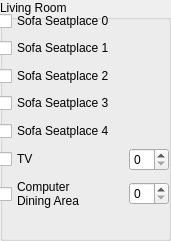
   <widget class="QGroupBox" name="groupBox_2">
    <property name="geometry">
     <rect>
      <x>18</x>
      <y>270</y>
      <width>171</width>
      <height>241</height>
     </rect>
    </property>
    <property name="title">
     <string>Living Room</string>
    </property>
    <widget class="QWidget" name="widget" native="true">
     <property name="geometry">
      <rect>
       <x>-2</x>
       <y>10</y>
       <width>171</width>
       <height>201</height>
      </rect>
     </property>
     <layout class="QVBoxLayout" name="verticalLayout">
      <item>
       <widget class="QWidgetMod" name="qWidgetMod">
        <property name="GroupId">
         <number>14</number>
        </property>
        <layout class="QHBoxLayout" name="horizontalLayout_3">
         <property name="spacing">
          <number>0</number>
         </property>
         <property name="margin">
          <number>0</number>
         </property>
         <item>
          <widget class="CheckBoxUI" name="checkBoxUI">
           <property name="text">
            <string>Sofa Seatplace 0</string>
           </property>
           <property name="SensorId">
            <number>15</number>
           </property>
           <property name="SensorType">
            <number>3</number>
           </property>
           <property name="SensorHighMessage">
            <string>occupied</string>
           </property>
           <property name="SensorLowMessage">
            <string>unoccupied</string>
           </property>
           <property name="testValue" stdset="0">
            <number>123</number>
           </property>
          </widget>
         </item>
        </layout>
       </widget>
      </item>
      <item>
       <widget class="QWidgetMod" name="qWidgetMod_2">
        <property name="GroupId">
         <number>14</number>
        </property>
        <layout class="QHBoxLayout" name="horizontalLayout_4">
         <property name="spacing">
          <number>0</number>
         </property>
         <property name="margin">
          <number>0</number>
         </property>
         <item>
          <widget class="CheckBoxUI" name="checkBoxUI_2">
           <property name="text">
            <string>Sofa Seatplace 1</string>
           </property>
           <property name="SensorId">
            <number>16</number>
           </property>
           <property name="SensorType">
            <number>3</number>
           </property>
           <property name="SensorHighMessage">
            <string>occupied</string>
           </property>
           <property name="SensorLowMessage">
            <string>unoccupied</string>
           </property>
           <property name="testValue" stdset="0">
            <number>123</number>
           </property>
          </widget>
         </item>
        </layout>
       </widget>
      </item>
      <item>
       <widget class="QWidgetMod" name="qWidgetMod_3">
        <property name="GroupId">
         <number>14</number>
        </property>
        <layout class="QHBoxLayout" name="horizontalLayout_5">
         <property name="spacing">
          <number>0</number>
         </property>
         <property name="margin">
          <number>0</number>
         </property>
         <item>
          <widget class="CheckBoxUI" name="checkBoxUI_3">
           <property name="text">
            <string>Sofa Seatplace 2</string>
           </property>
           <property name="SensorId">
            <number>17</number>
           </property>
           <property name="SensorType">
            <number>3</number>
           </property>
           <property name="SensorHighMessage">
            <string>occupied</string>
           </property>
           <property name="SensorLowMessage">
            <string>unoccupied</string>
           </property>
           <property name="testValue" stdset="0">
            <number>123</number>
           </property>
          </widget>
         </item>
        </layout>
       </widget>
      </item>
      <item>
       <widget class="QWidgetMod" name="qWidgetMod_4">
        <property name="GroupId">
         <number>14</number>
        </property>
        <layout class="QHBoxLayout" name="horizontalLayout_6">
         <property name="spacing">
          <number>0</number>
         </property>
         <property name="margin">
          <number>0</number>
         </property>
         <item>
          <widget class="CheckBoxUI" name="checkBoxUI_4">
           <property name="text">
            <string>Sofa Seatplace 3</string>
           </property>
           <property name="SensorId">
            <number>18</number>
           </property>
           <property name="SensorType">
            <number>3</number>
           </property>
           <property name="SensorHighMessage">
            <string>occupied</string>
           </property>
           <property name="SensorLowMessage">
            <string>unoccupied</string>
           </property>
           <property name="testValue" stdset="0">
            <number>123</number>
           </property>
          </widget>
         </item>
        </layout>
       </widget>
      </item>
      <item>
       <widget class="QWidgetMod" name="qWidgetMod_5">
        <property name="GroupId">
         <number>14</number>
        </property>
        <layout class="QHBoxLayout" name="horizontalLayout_7">
         <property name="spacing">
          <number>0</number>
         </property>
         <property name="margin">
          <number>0</number>
         </property>
         <item>
          <widget class="CheckBoxUI" name="checkBoxUI_5">
           <property name="text">
            <string>Sofa Seatplace 4</string>
           </property>
           <property name="SensorId">
            <number>19</number>
           </property>
           <property name="SensorType">
            <number>3</number>
           </property>
           <property name="SensorHighMessage">
            <string>occupied</string>
           </property>
           <property name="SensorLowMessage">
            <string>unoccupied</string>
           </property>
           <property name="testValue" stdset="0">
            <number>123</number>
           </property>
          </widget>
         </item>
        </layout>
       </widget>
      </item>
      <item>
       <widget class="QWidgetMod" name="qWidgetMod_6">
        <property name="GroupId">
         <number>14</number>
        </property>
        <layout class="QHBoxLayout" name="horizontalLayout_8">
         <property name="spacing">
          <number>0</number>
         </property>
         <property name="margin">
          <number>0</number>
         </property>
         <item>
          <widget class="CheckBoxUI" name="checkBoxUI_6">
           <property name="text">
            <string>TV</string>
           </property>
           <property name="SensorId">
            <number>49</number>
           </property>
           <property name="SensorType">
            <number>4</number>
           </property>
           <property name="SensorHighMessage">
            <string>on</string>
           </property>
           <property name="SensorLowMessage">
            <string>off</string>
           </property>
           <property name="testValue" stdset="0">
            <number>123</number>
           </property>
          </widget>
         </item>
         <item>
          <widget class="SpinBoxMod" name="spinBoxMod_12">
           <property name="GroupId">
            <number>14</number>
           </property>
           <property name="ValueIncreasedMessage">
            <string>increasing</string>
           </property>
           <property name="ValueDecreasedMessage">
            <string>decreasing</string>
           </property>
           <property name="maximumSize">
            <size>
             <width>40</width>
             <height>16777215</height>
            </size>
           </property>
          </widget>
         </item>
        </layout>
       </widget>
      </item>
      <item>
       <widget class="QWidgetMod" name="qWidgetMod_7">
        <property name="GroupId">
         <number>14</number>
        </property>
        <layout class="QHBoxLayout" name="horizontalLayout_9">
         <property name="spacing">
          <number>0</number>
         </property>
         <property name="margin">
          <number>0</number>
         </property>
         <item>
          <widget class="CheckBoxUI" name="checkBoxUI_7">
           <property name="text">
            <string>Computer
Dining Area</string>
           </property>
           <property name="SensorId">
            <number>57</number>
           </property>
           <property name="SensorType">
            <number>4</number>
           </property>
           <property name="SensorHighMessage">
            <string>on</string>
           </property>
           <property name="SensorLowMessage">
            <string>off</string>
           </property>
           <property name="testValue" stdset="0">
            <number>123</number>
           </property>
          </widget>
         </item>
         <item>
          <widget class="SpinBoxMod" name="spinBoxMod_20">
           <property name="GroupId">
            <number>14</number>
           </property>
           <property name="ValueIncreasedMessage">
            <string>increasing</string>
           </property>
           <property name="ValueDecreasedMessage">
            <string>decreasing</string>
           </property>
           <property name="maximumSize">
            <size>
             <width>40</width>
             <height>16777215</height>
            </size>
           </property>
          </widget>
         </item>
        </layout>
       </widget>
      </item>
     </layout>
    </widget>
   </widget>
